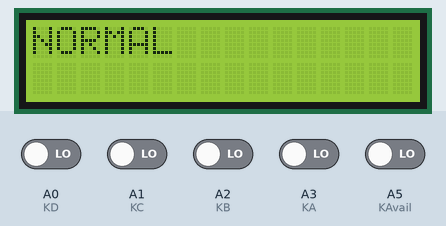
Bench run of a sketch on a simulated Arduino Uno, built with avr-gcc and run on an emulated ATmega328P. On the bench: 16×2 character LCD. Inputs (shaded band) come from the test bench; at power-on: A0 (KD), A1 (KC), A2 (KB), A3 (KA), A5 (KAvail) LOW. What the sketch prints to the serial monitor is not drawn.

Above: at 1.2 s.
1.3 s: A5 (KAvail) driven HIGH
At 2.0 s:
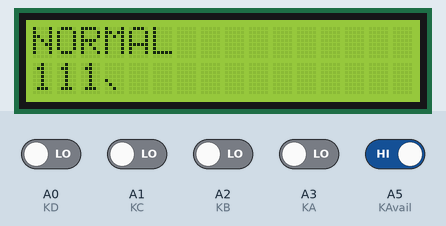
3.1 s: A0 (KD) driven HIGH
At 4.1 s:
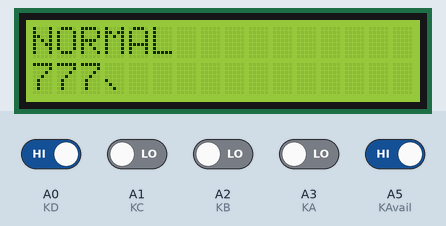
4.7 s: A1 (KC) driven HIGH
At 5.5 s:
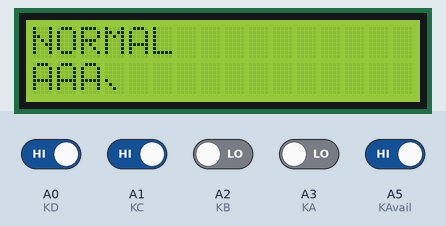
6.5 s: A2 (KB) driven HIGH
At 7.7 s:
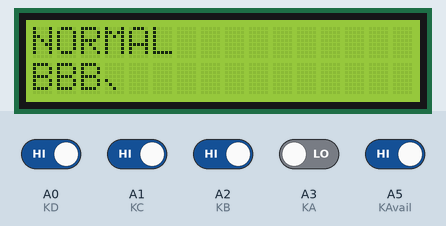
8.4 s: A3 (KA) driven HIGH
At 9.8 s:
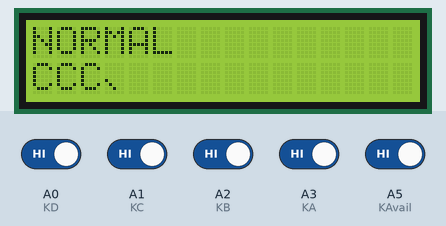
10.2 s: A1 (KC) driven LOW
At 10.8 s:
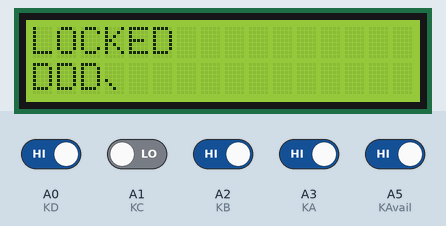
Timing chart, 0 to 13.0 s (numbered marks = the images above; inputs shaded):
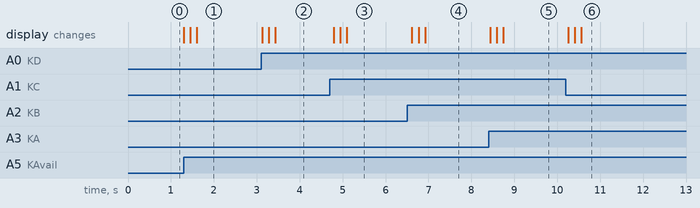

Measured:
- after the input at 1.3 s, the display: first changes at once (image 1 shows a later state)
- after the input at 3.1 s, the display: first changes at once (image 2 shows a later state)
- after the input at 4.7 s, the display: first changes after 0.09 s (image 3 shows a later state)
- after the input at 6.5 s, the display: first changes after 0.12 s (image 4 shows a later state)
- after the input at 8.4 s, the display: first changes at once (image 5 shows a later state)
- after the input at 10.2 s, the display: first changes after 0.06 s (image 6 shows a later state)

The sketch:

Pin_Front_Door_Draft_Final.ino
```cpp
//GLOBAL VARIABLE
int doorMode = 0; // NORMAL(0), LOCKED (1)

//DIGITAL SENSOR DEFINE
#define sensorPin A4 //digital

//DIGITAL SENSOR VARIABLE
int sensorState = 1; //This is because 1 is nothing

//DC MOTOR DEFINE
#define motor_1 10 //PWM
#define motor_2 11 //PWM
#define encoder_A 2 //digital
#define encoder_B 3 //digital

//DC MOTOR VARIABLE
int enc_A = 0;
int enc_B = 0;
long volatile int encoder_count = 0;
int motor_state = 0;

//KEYBOARD DEFINE
#include <LiquidCrystal.h>
#define NO_OF_CHAR_1 3
#define KA A3 //digital
#define KB A2 //digital //duplicate careful
#define KC A1 //digital
#define KD A0 //digital
#define KAvail A5 //fixed don't touch
const int rs = 6, en = 7, d4 = 5, d5 = 4, d6 = 13, d7 = 12; //digital //duplicate becareful
LiquidCrystal lcd(rs,en,d4,d5,d6,d7);

//KEYBOARD VARIABLE
char slidingChar[NO_OF_CHAR_1];
char keyboardChar[] = {'1','2','3','F',
                       '4','5','6','E',
                       '7','8','9','D',
                       'A','0','B','C'};

void setup() {

  Serial.begin(9600);

  //FOR DC MOTOR
  /*pinMode( motor_1, OUTPUT);
  pinMode( motor_2, OUTPUT);
  pinMode( encoder_A, INPUT);
  pinMode( encoder_B, INPUT);
  attachInterrupt(digitalPinToInterrupt(encoder_A), encoderCount, CHANGE);
  attachInterrupt(digitalPinToInterrupt(encoder_B), encoderCount, CHANGE);*/

  //FOR DIGITAL SENSOR
  //pinMode(sensorPin, INPUT);

  //FOR KEYBOARD
  // initializing the list
  for (int i = 0; i < NO_OF_CHAR_1; i++)  slidingChar[i] = ' ';  // initialize by clearning memory
  pinMode(KA, INPUT);
  pinMode(KB, INPUT);
  pinMode(KC, INPUT);
  pinMode(KD, INPUT);
  pinMode(KAvail, INPUT);
  // initializing the lcd
  lcd.begin(16,2);

}

void loop() {
    Serial.println("NORMAL");
    lcd.setCursor(0,0);
    lcd.print("NORMAL");
    if (digitalRead(KAvail)){
      readingInput();
      lcd.setCursor(0,1);
      lcd.print(slidingChar);
      delay(150);
      //check if it detects DD
      if (slidingChar[NO_OF_CHAR_1 -1] == 'D' && slidingChar[NO_OF_CHAR_1 -2] == 'D'){
        while(1){ //make sure that it stays in locked mode
          lcd.setCursor(0,0);
          lcd.print("LOCKED");
          if (digitalRead(KAvail)) readingInput();
          lcd.setCursor(0,1);
          lcd.print(slidingChar);
          Serial.println("LOCKED");
          delay(150);   // for trackpad sensitivity. Suggested (100-300)

            //check if it detects EE
            if (slidingChar[NO_OF_CHAR_1 -1] == 'E' && slidingChar[NO_OF_CHAR_1 -2] == 'E'){
              while(1){ //make sure that it stays in pin mode
                if (digitalRead(KAvail)) readingInput();
                lcd.setCursor(0,1);
                lcd.print("PIN: ");
                lcd.setCursor(5,1);
                lcd.print(slidingChar);
                delay(150); // for trackpad sensitivity. Suggested (100-300)
                Serial.println("PIN");

                if (slidingChar[0] == '1' && slidingChar[1] == '2' && slidingChar[2] == '3'){
                  break; //break from PIN
                }
                else if (slidingChar[NO_OF_CHAR_1 -1] == 'F' && slidingChar[NO_OF_CHAR_1 -2] == 'F'){ //return back to locked mode
                  lcd.clear();
                  for (int i = 0; i < NO_OF_CHAR_1; i++)slidingChar[i] = ' '; // clear memory
                  break;
                }
                else if (slidingChar[0] != ' ') {
                  delay(500); //Slow down so you can view your number for short while before deleting it
                  for (int i = 0; i < NO_OF_CHAR_1; i++)slidingChar[i] = ' '; // clear memory
                }
              } //end of while(1)
              if (slidingChar[0] == '1' && slidingChar[1] == '2' && slidingChar[2] == '3'){//double break from LOCKED
                 for (int i = 0; i < NO_OF_CHAR_1; i++)slidingChar[i] = ' '; //clear memory
                 lcd.clear();
                 break;
              }
            }
        }
      }
    }
    //Start
    /*sensorState = digitalRead(sensorPin);
    encoderCount();
    Serial.println(encoder_count);
    if (sensorState ==0){
      while(1){
        Serial.println(encoder_count);
        if (motor_state ==0) {
          analogWrite(motor_1, 100);
          analogWrite(motor_2, 255);
        }
        if (encoder_count >= 2500){
          analogWrite(motor_1, HIGH);
          analogWrite(motor_2, HIGH);
          delay(4000);

          analogWrite(motor_1, 255);
          analogWrite(motor_2, 100);

          motor_state = -2;
          encoder_count = 0;
          //Serial.println(motor_state);
        }
        if (motor_state ==-2 && encoder_count <=-1075) {
          analogWrite(motor_1, HIGH);
          analogWrite(motor_2, HIGH);

          delay(500);
          analogWrite(motor_1, 255);
          analogWrite(motor_2, 180);
          encoder_count = 0;
          motor_state = -1;

        }
        if (motor_state ==-1 && encoder_count <=-1375) {
          analogWrite(motor_1, HIGH);
          analogWrite(motor_2, HIGH);
          delay(500);
          motor_state = 0;
          encoder_count = 0;
          break;
        }
      }
    }*/

}

//FOR DC MOTOR
void encoderCount(){ //Jackson, this one cfm correct, don't need to touch it
  static const int lookout_table[] = {0, -1, 1, 0, 1, 0, 0, -1, -1, 0, 0, 1, 0, 1, -1, 0}; //truth table for direction
  static int encoder_val = 0;
  enc_A = digitalRead(encoder_A);
  enc_B = digitalRead(encoder_B);
  encoder_val = encoder_val << 2;
  encoder_val = encoder_val | (PIND & 0b1100) >> 2;
  encoder_count = encoder_count + lookout_table[encoder_val & 0b1111];
}

//FOR KEYBOARD
void readingInput(){
  int ka = 0, kb = 0, kc = 0, kd = 0, k=0;
  ka = digitalRead(KA);
  kb = digitalRead(KB);
  kc = digitalRead(KC);
  kd = digitalRead(KD);

  k = ka*1 + kb*2 + kc*4 + kd*8;
  slidingChar[0] = slidingChar[1];
  slidingChar[1] = slidingChar[2];
  slidingChar[2] = keyboardChar[k];
}
```
